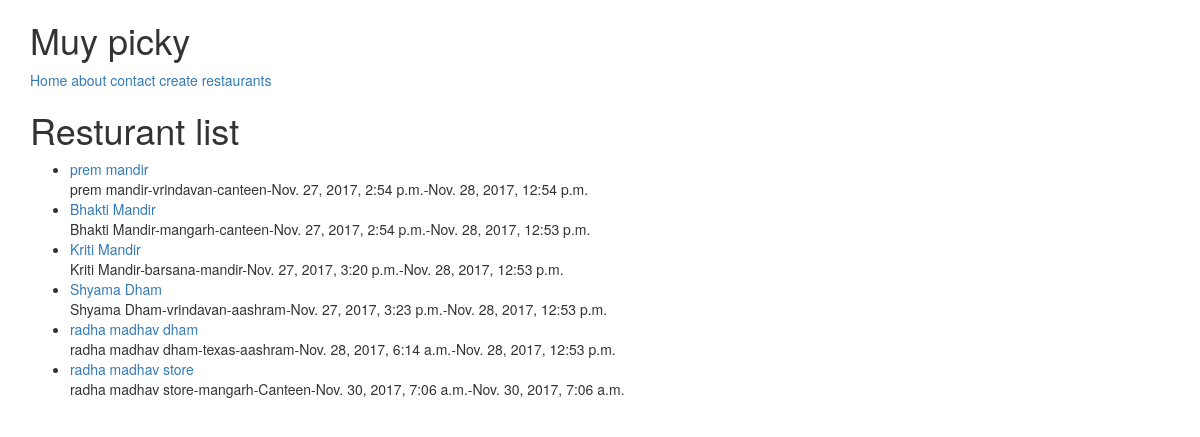
The app's page /restaurants/, older data.
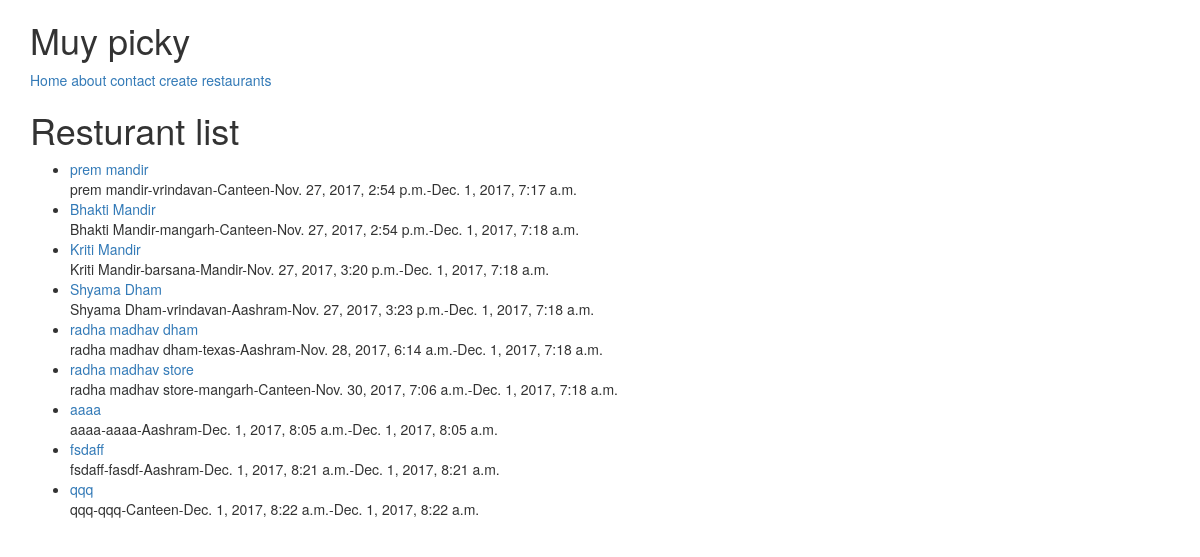
The same page, newer data.
### restaurants/models.py (models this page shows, shortened)
class RestaurantLocation(models.Model):
    owner        = models.ForeignKey(User)
    name        = models.CharField(max_length=120)
    location    = models.CharField(max_length=120, null=True, blank=False)
    category    = models.CharField(max_length=120, null=True, blank=True, validators = [validate_category])
    timestamp   = models.DateTimeField(auto_now_add=True)
    updated     = models.DateTimeField(auto_now=True)
    slug        = models.SlugField(null=True, blank=True)
    def __str__(self):
        return(self.name)
    def get_absolute_url(self):
        return reverse("restaurants:detail", kwargs={"slug": self.slug})

### restaurants/views.py (the view)
# urls.py: url(r'^', RestaurantListView.as_view(), name='list'),
class RestaurantListView(ListView):
    def get_queryset(self):
        slug = self.kwargs.get("slug")
        if slug:
            queryset = RestaurantLocation.objects.filter(
                Q(location__iexact=slug) |
                Q(location__icontains=slug)
            )
        else:
            queryset = RestaurantLocation.objects.all()
        return queryset

### restaurants/templates/restaurants/restaurantlocation_list.html (shortened to what this page needs)
{% extends "base.html" %}
{% block content %}
<h1>
    Resturant list
</h1>
<ul>
    {% for obj in object_list %}
        <li><a href="{{ obj.get_absolute_url }}">{{ obj }}</a> <br/>
            {{obj.name}}-{{obj.location}}-{{obj.category}}-{{obj.timestamp}}-{{obj.updated}}
        </li>
    {% endfor %}
</ul>
{% endblock %}

### templates/base.html (shortened to what this page needs)
<!DOCTYPE html>
<html lang=en>
<head>
    {% include "snippets/css.html" %}
</head>
<body>
    {% include "snippets/nav.html" %}
<div class = "container">
    {% block content %}
    {% endblock content%}
</div>
</body>
</html>

### templates/snippets/css.html (shortened to what this page needs)
<link rel="stylesheet" href="https://maxcdn.bootstrapcdn.com/bootstrap/3.3.7/css/bootstrap.min.css">
<link rel="stylesheet" href="https://maxcdn.bootstrapcdn.com/bootstrap/3.3.7/css/bootstrap-theme.min.css">

### templates/snippets/nav.html
<div class = "container">
<h1> Muy picky </h1>
    <a href="{% url 'home' %}">Home</a>
    <a href="{% url 'about' %}">about</a>
    <a href="{% url 'contact' %}">contact</a>
    <a href="{% url 'restaurants:create' %}">create</a>
    <a href="{% url 'restaurants:list' %}">restaurants</a>
    </div>

Row changes from the older to the newer data that the page shows:
changed RestaurantLocation "prem mandir": category "canteen" → "Canteen"; updated "Nov. 28, 2017, 12:54 p.m." → "Dec. 1, 2017, 7:17 a.m."
changed RestaurantLocation "Bhakti Mandir": category "canteen" → "Canteen"; updated "Nov. 28, 2017, 12:53 p.m." → "Dec. 1, 2017, 7:18 a.m."
changed RestaurantLocation "Kriti Mandir": category "mandir" → "Mandir"; updated "Nov. 28, 2017, 12:53 p.m." → "Dec. 1, 2017, 7:18 a.m."
changed RestaurantLocation "Shyama Dham": category "aashram" → "Aashram"; updated "Nov. 28, 2017, 12:53 p.m." → "Dec. 1, 2017, 7:18 a.m."
changed RestaurantLocation "radha madhav dham": category "aashram" → "Aashram"; updated "Nov. 28, 2017, 12:53 p.m." → "Dec. 1, 2017, 7:18 a.m."
changed RestaurantLocation "radha madhav store": updated "Nov. 30, 2017, 7:06 a.m." → "Dec. 1, 2017, 7:18 a.m."
added RestaurantLocation: name "aaaa", location "aaaa", category "Aashram", timestamp "Dec. 1, 2017, 8:05 a.m.", updated "Dec. 1, 2017, 8:05 a.m."
added RestaurantLocation: name "fsdaff", location "fasdf", category "Aashram", timestamp "Dec. 1, 2017, 8:21 a.m.", updated "Dec. 1, 2017, 8:21 a.m."
added RestaurantLocation: name "qqq", location "qqq", category "Canteen", timestamp "Dec. 1, 2017, 8:22 a.m.", updated "Dec. 1, 2017, 8:22 a.m."
